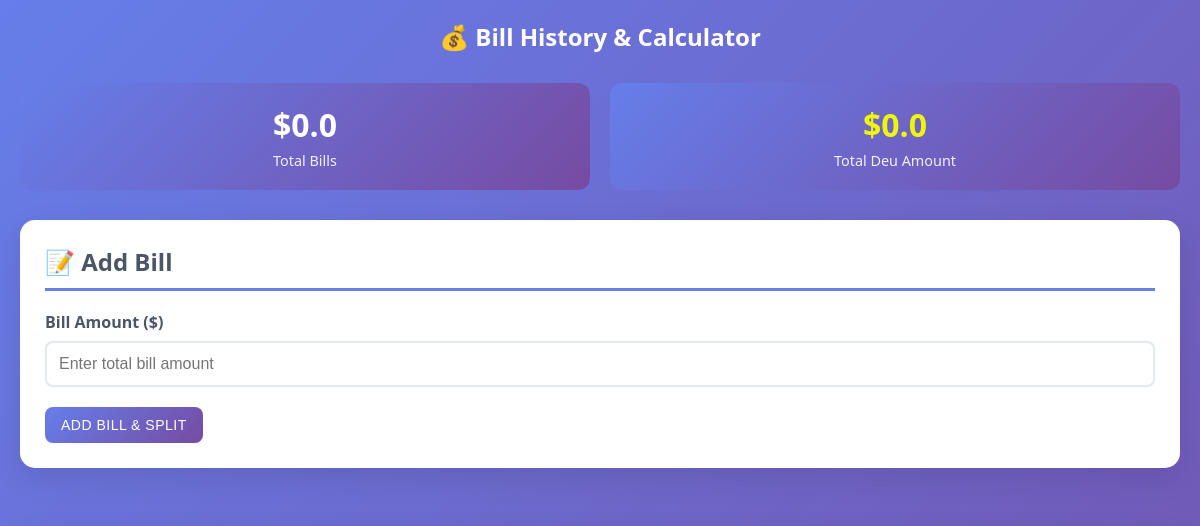
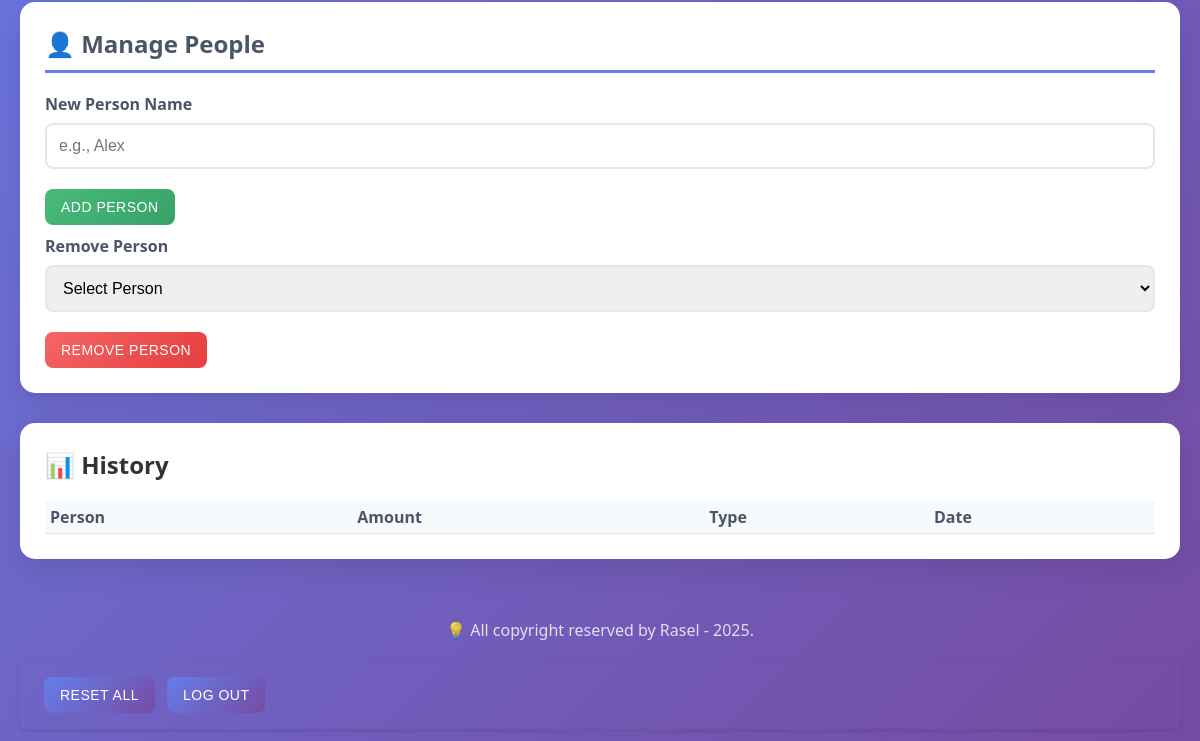
The page / (signed in) on the database as committed earlier (2 pictures, top to bottom).
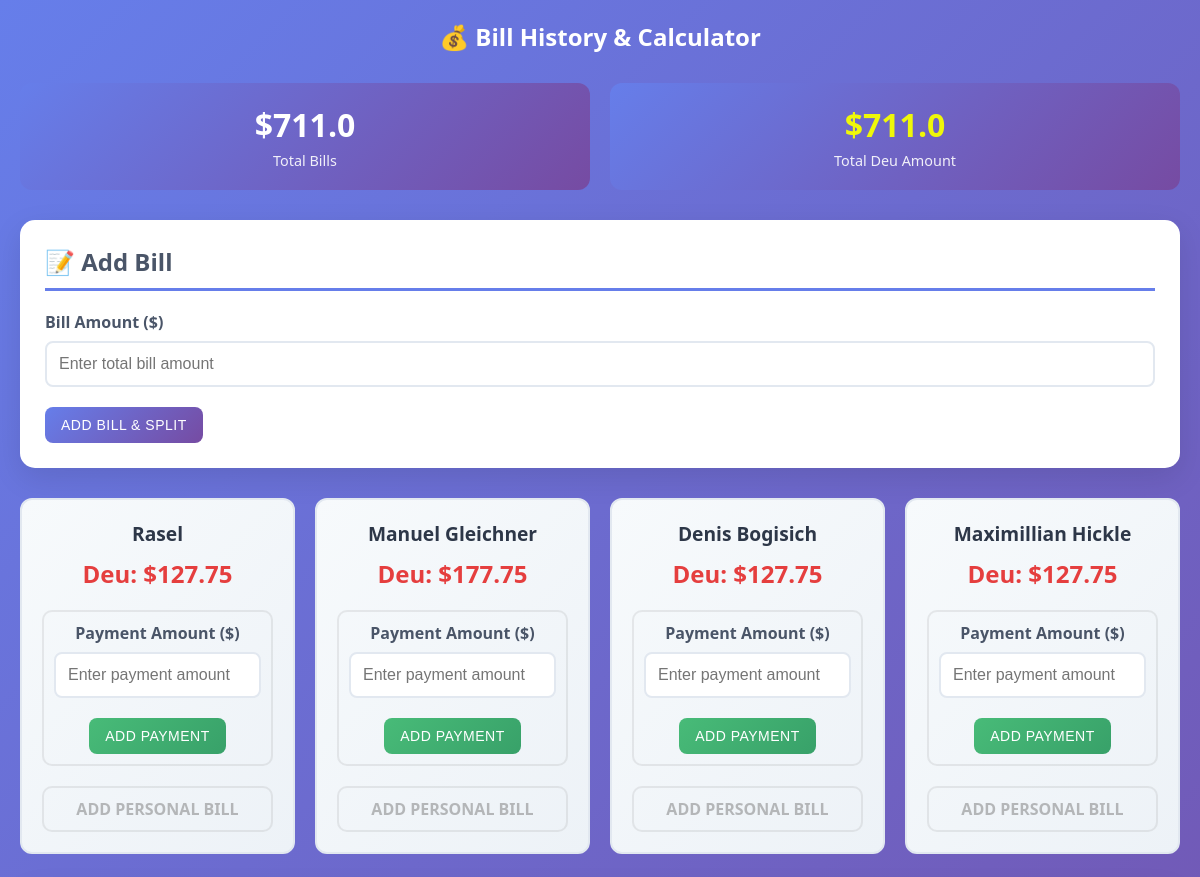
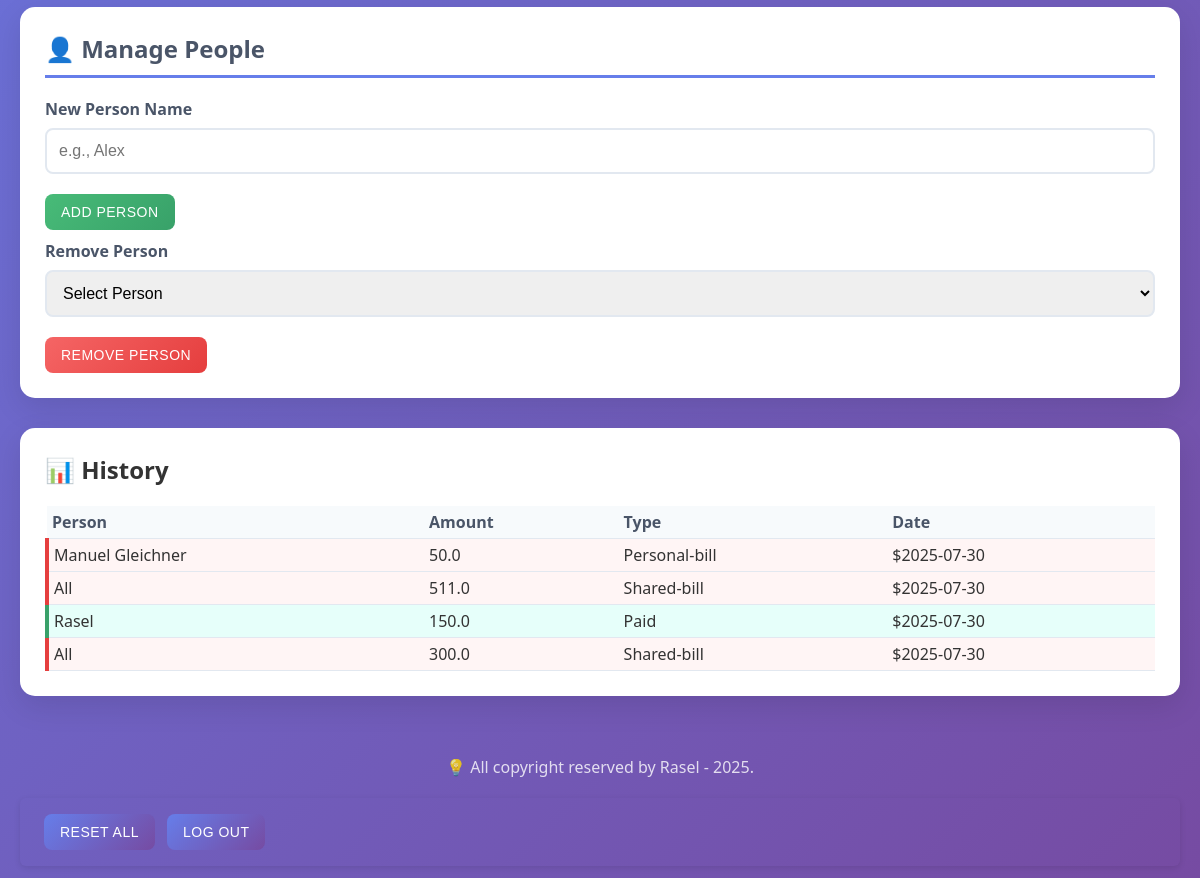
The same page on the database as committed later (2 pictures, top to bottom).
### models.py (models this page shows)
class Bill(db.Model):
    id = db.Column(db.Integer, primary_key=True)
    bill_amount = db.Column(db.Float)
    deu_amount = db.Column(db.Float)

class Person(db.Model):
    id = db.Column(db.Integer, primary_key=True)
    due = db.Column(db.Float)
    name = db.Column(db.String(100))

class History(db.Model):
    id = db.Column(db.Integer, primary_key=True)
    name = db.Column(db.String(100))
    amount = db.Column(db.Float)
    bill_type = db.Column(db.String(100))
    date = db.Column(db.String(20))

### app.py (the view)
@app.route('/')
def index():
  if not session.get('logged_in'):
      return redirect(url_for('login'))
  people = Person.query.all()
  history = History.query.all()
  bill = Bill.query.first()
  if not bill:
      total_bill = 0.0
      total_due = 0.0
  else:
      total_bill = bill.bill_amount or 0.0
      total_due = bill.deu_amount or 0.0
  all_people = []
  all_history = []
  for person in people:
      all_people.append({
          'id': person.id,
          'name': person.name,
          'due': person.due or 0.0
      })
  for single_history in history:
      all_history.append({
          'name': single_history.name,
          'amount': single_history.amount,
          'bill_type': single_history.bill_type,
          'date': single_history.date
      })
  print(all_history)
  print(all_people)
  print(total_bill)
  print(total_due)
  return render_template(
      'index.html',
      total_bill=total_bill,
      total_due=total_due,
      all_people=all_people,
      all_history=all_history
  )

### app.py (called while the page is built)
@app.before_request
def create_tables():
    db.create_all()
    if not Bill.query.first():
      db.session.add(Bill(bill_amount=0, deu_amount=0))
    db.session.commit()

### templates/index.html (shortened to what this page needs)
<!DOCTYPE html>
<html lang="en">
<head>
  <link rel="stylesheet" href="{{ url_for('static', filename='style.css') }}" />
</head>
<body>
  <div class="container">
    <div class="header">
      <h2>💰 Bill History & Calculator</h2>
    </div>
    <div class="stats-grid">
      <div class="stat-card">
        <h3 id="totalBills">${{ total_bill }}</h3>
        <p>Total Bills</p>
      </div>
      <div class="stat-card total-deu">
        <h3 id="totalOutstanding"
          class="due-amount {% if total_bill >= total_due %}positive{% elif total_bill < total_due %}negative{% endif %}">
          ${{ total_due }}</h3>
        <p>Total Deu Amount</p>
      </div>
    </div>
    <div class="main-content">
      <div class="card">
        <h2>📝 Add Bill</h2>
        <form method="POST" action="/add-shared-bill">
          <div class="form-group">
            <label>Bill Amount ($)</label>
            <input type="number" name="amount" step="0.01" required placeholder="Enter total bill amount" />
          </div>
          <button type="submit" class="btn">Add Bill & Split</button>
        </form>
      </div>
    </div>
    <div class="dashboard">
      <div id="peopleGrid" class="people-grid">
        {% if all_people != blank %}
        {% for person in all_people %}
        <div class="person-card">
          <h3>{{ person.name }}</h3>
          <div
            class="due-amount {% if person.due > 0 %}positive{% elif person.due < 0 %}negative{% else %}zero{% endif %}">
            {% if person.due > 0 %}Deu: {% elif person.due < 0 %}Savings: {% endif %}${{ person.due }} </div>
              <form method="POST" action="/add-payment">
                <div class="form-group">
                  <label>Payment Amount ($)</label>
                  <input type="number" name="amount" step="0.01" required placeholder="Enter payment amount" />
                </div>
                <button type="submit" class="btn btn-secondary">Add Payment</button>
              </form>
              <details>
                <summary>Add Personal bill</summary>
              </details>
          </div>
          {% endfor %}
          {% endif %}
        </div>
      </div>
      <div class="card" style="margin-top: 30px;">
        <h2>👤 Manage People</h2>
        <form method="POST" action="/add-person" style="margin-bottom: 10px;">
          <div class="form-group">
            <label>New Person Name</label>
            <input type="text" name="name" required placeholder="e.g., Alex" />
          </div>
          <button type="submit" class="btn btn-secondary">Add Person</button>
        </form>
        <form method="POST" action="/remove-person">
          <div class="form-group">
            <label>Remove Person</label>
            <select name="person_id" required>
              <option value="">Select Person</option>
            </select>
          </div>
          <button type="submit" class="btn btn-danger">Remove Person</button>
        </form>
      </div>
      <div class="history-section">
        <h2>📊 History</h2>
        <div style="overflow-x: auto;">
          <table class="history-table">
            <thead>
              <tr>
                <th>Person</th>
                <th>Amount</th>
                <th>Type</th>
                <th>Date</th>
              </tr>
            </thead>
            <tbody>
              {% if all_history != blank %}
              {% for single_history in all_history | reverse %}
              <tr class="{% if single_history.bill_type == 'Paid' %}bill-entry{% else %}payment-entry{% endif %}">
                <td>{{ single_history.name }}</td>
                <td>{{ single_history.amount }}</td>
                <td>{{ single_history.bill_type }}</td>
                <td>${{ single_history.date }}</td>
              </tr>
              {% endfor %}
              {% endif %}
            </tbody>
          </table>
        </div>
      </div>
      <div style="text-align: center; margin-top: 40px; padding: 20px; color: white; opacity: 0.8;">
        <p>💡 All copyright reserved by Rasel - 2025.</p>
      </div>
      <header>
        <div class="actions">
          <button type="button" class="btn btn-reset" onclick="openModal()">Reset All</button>
          <form method="POST" action="/logout">
            <button type="submit" class="btn btn-logout">Log Out</button>
          </form>
        </div>
      </header>
    </div>
</body>
</html>

### static/style.css (style rules this page uses)
* { margin: 0; padding: 0; box-sizing: border-box; }
body { font-family: 'Segoe UI', Tahoma, Geneva, Verdana, sans-serif; background: linear-gradient(135deg, #667eea 0%, #764ba2 100%); min-height: 100vh; color: #333; }
.container { max-width: 1200px; margin: 0 auto; padding: 20px; }
.header { text-align: center; margin-bottom: 30px; color: white; }
.main-content { display: grid; gap: 30px; margin-bottom: 30px; }
.card { background: white; border-radius: 15px; padding: 25px; box-shadow: 0 10px 30px rgba(0,0,0,0.1); transition: transform 0.3s ease, box-shadow 0.3s ease; }
.card h2 { color: #4a5568; margin-bottom: 20px; font-size: 1.5rem; border-bottom: 3px solid #667eea; padding-bottom: 10px; }
.form-group { margin-bottom: 20px; }
.form-group label { display: block; margin-bottom: 8px; font-weight: 600; color: #4a5568; }
.form-group input, .form-group select, .form-group textarea { width: 100%; padding: 12px; border: 2px solid #e2e8f0; border-radius: 8px; font-size: 1rem; transition: border-color 0.3s ease, box-shadow 0.3s ease; }
.btn { background: linear-gradient(135deg, #667eea 0%, #764ba2 100%); color: white; border: none; padding: 12px 25px; border-radius: 8px; font-size: 1rem; font-weight: 600; cursor: pointer; transition: all 0.3s ease; text-transform: uppercase; letter-spacing: 0.5px; }
.btn-secondary { background: linear-gradient(135deg, #48bb78 0%, #38a169 100%); }
.btn-danger { background: linear-gradient(135deg, #f56565 0%, #e53e3e 100%); }
.dashboard { grid-column: 1 / -1; }
.people-grid { display: grid; grid-template-columns: repeat(auto-fit, minmax(220px, 1fr)); gap: 20px; margin-bottom: 30px; }
.person-card { background: linear-gradient(135deg, #f7fafc 0%, #edf2f7 100%); border-radius: 12px; padding: 20px; text-align: center; border: 2px solid #e2e8f0; transition: all 0.3s ease; }
.person-card h3 { color: #2d3748; margin-bottom: 10px; font-size: 1.2rem; }
.person-card form { border: 2px solid #80808026; border-radius: 10px; padding: 10px; margin: 20px 0 0 0; }
.due-amount { font-size: 1.5rem; font-weight: bold; margin-bottom: 15px; }
.due-amount.positive { color: #e53e3e; }
.total-deu .due-amount.positive { color: #eff709; }
.history-section { grid-column: 1 / -1; background: white; border-radius: 15px; padding: 25px; box-shadow: 0 10px 30px rgba(0,0,0,0.1); margin-top: 30px; }
.history-table { width: 100%; border-collapse: collapse; margin-top: 20px; font-size: 9px; }
.history-table th, .history-table td { padding: 5px; text-align: left; border-bottom: 1px solid #e2e8f0; }
.history-table th { background: #f7fafc; font-weight: 600; color: #4a5568; }
.bill-entry { background: #e6fffa; border-left: 4px solid #38a169; }
.payment-entry { background: #fff5f5; border-left: 4px solid #e53e3e; }
.stats-grid { display: grid; grid-template-columns: repeat(auto-fit, minmax(200px, 1fr)); gap: 20px; margin-bottom: 30px; }
.stat-card { background: linear-gradient(135deg, #667eea 0%, #764ba2 100%); color: white; padding: 20px; border-radius: 12px; text-align: center; }
.stat-card h3 { font-size: 2rem; margin-bottom: 5px; }
.stat-card p { opacity: 0.9; font-size: 0.9rem; }
details { border: 2px solid #80808026; border-radius: 10px; padding: 10px; color: rgba(128, 128, 128, 0.534); font-weight: 700; text-transform: uppercase; margin: 20px 0 0 0; }
summary { list-style: none; cursor: pointer; }
@media (min-width: 990px) { .history-table { font-size: inherit; } }
header { padding: 16px 24px; display: flex; justify-content: space-between; align-items: center; box-shadow: 0 2px 6px rgba(0, 0, 0, 0.1); border-radius: 6px; }
.actions { display: flex; gap: 12px; }
.actions form { margin: 0; }
.btn { padding: 10px 16px; border: none; border-radius: 8px; font-weight: 500; font-size: 14px; cursor: pointer; transition: background 0.3s ease; }
.btn-reset { background-color: #e53935; color: white; }
.btn-logout { background-color: #424242; color: white; }

Rows that differ between the two databases and show on the page:
now on this page (row edited): Bill: bill_amount "711.0", deu_amount "711.0"
added Person: name "Rasel", shows "Deu:", due "127.75"
added Person: name "Manuel Gleichner", shows "Deu:", due "177.75"
added Person: name "Denis Bogisich", shows "Deu:", due "127.75"
added Person: name "Maximillian Hickle", shows "Deu:", due "127.75"
added History: name "Manuel Gleichner", amount "50.0", bill_type "Personal-bill", date "2025-07-30"
added History: name "All", amount "511.0", bill_type "Shared-bill", date "2025-07-30"
added History: name "Rasel", amount "150.0", bill_type "Paid", date "2025-07-30"
added History: name "All", amount "300.0", bill_type "Shared-bill", date "2025-07-30"
Other text that changed with them:
{{ total_bill }}: "0.0" → (not shown)
{{ total_due }}: "0.0" → (not shown)
